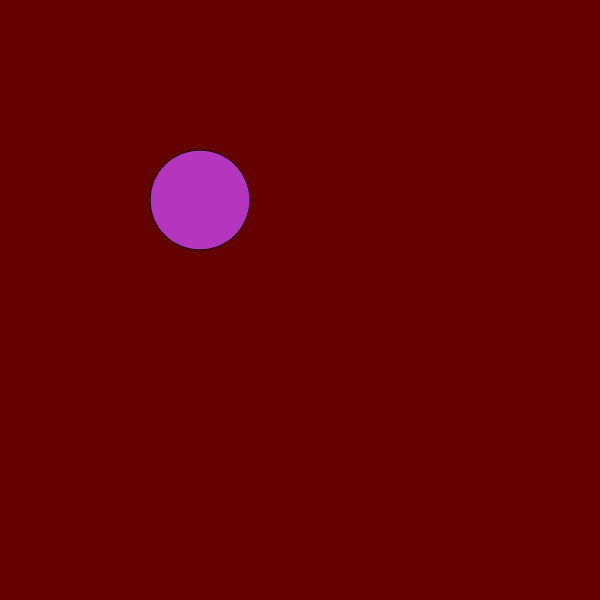
Frame 1 (no input)
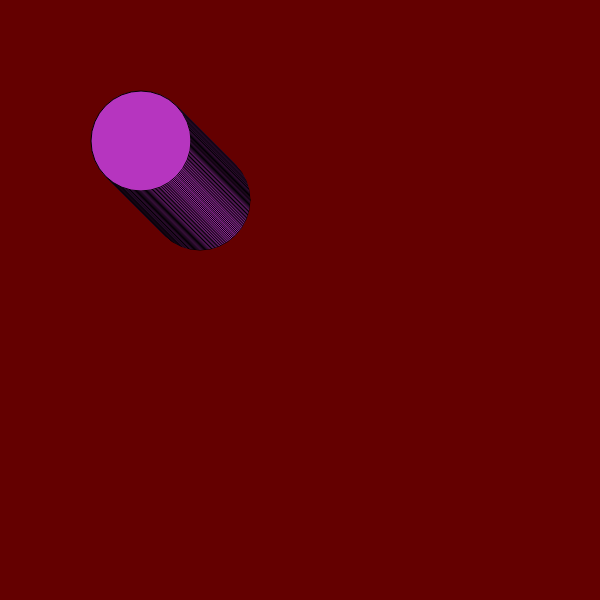
Frame 60 (no input)
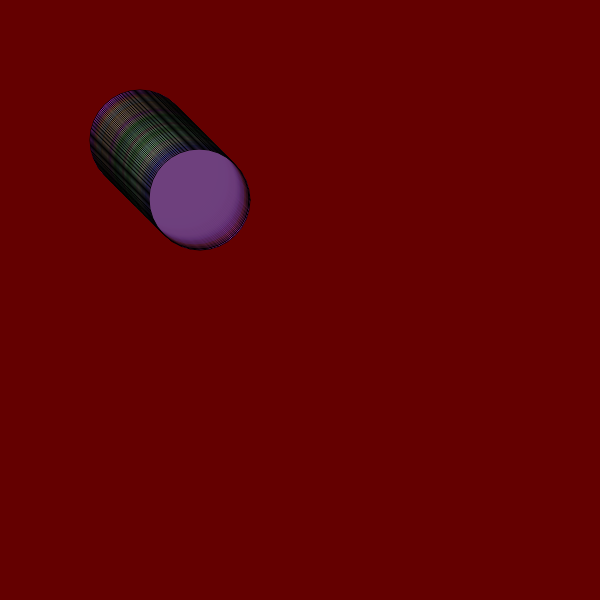
Frame 120 (the mouse pressed at the canvas centre since frame 60)

The p5.js sketch that drew these frames (run headless with seeded random() and noise() and a simulated clock; from frame 60 on, the mouse is pressed at the canvas centre):

// p5.js sketch
// ── sketch.js
let cor;                          // para crir variáveis usa-se let
let posicaoHorizontal;    // posição X
let posicaoVertical;     // posição Y

function setup() {               //preparo para criar
  
  createCanvas(600, 600);  //Cria fundo de trabalho (largura, comprimenbto)
  
  background(color(100, 0, 0));  // cor do fundo de tela - RGB(red, green, blue)
  
  cor = color(random(0, 255), random(0, 255), random(0, 255));  //determina aleatoridade da cor 
  posicaoHorizontal = 200;      // determina posição inicial do círculo
  posicaoVertical = 200;
}

function draw() {         //preparar para desenhar
  fill(cor);             //prepara para preencher
  circle(posicaoHorizontal, posicaoVertical, 100); //cria círculo (posição x, posição y, raio)

  if (mouseX < posicaoHorizontal) {
    posicaoHorizontal = posicaoHorizontal - 1;   //determina a movimentação do objeto(círculo) horizontalmente
  }

  if (mouseX > posicaoHorizontal) {
    posicaoHorizontal = posicaoHorizontal + 1;
  }

  if (mouseY < posicaoVertical) {        //determina a movimentação do objeto(círculo) verticalmente
    posicaoVertical--;
  }

  if (mouseY > posicaoVertical) {
    posicaoVertical++;
  }
  if (mouseIsPressed) {
    cor = color(random(0, 255), random(0, 255), random(0, 255), random(0, 100));           //determina aleatoriedade da cor ao clicar com o mause
  }
}
